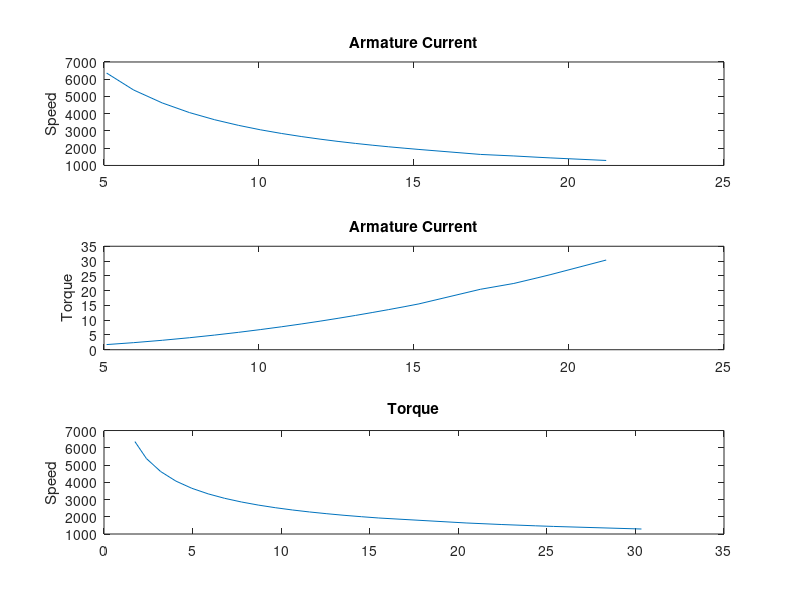

Recreate this plot in MATLAB.
Ia = [5.083, 5.957, 6.881, 7.754, 8.569, 9.334, 10.04, 10.72, 11.36, 11.97, 12.55, 13.11, 13.65, 14.17, 14.68, 15.16, 17.14, 18.22, 19, 19.39, 21.2];
Te = [1.744, 2.395, 3.196, 4.059, 4.957, 5.881, 6.808, 7.757, 8.706, 9.666, 10.63, 11.6, 12.58, 13.55, 14.54, 15.51, 20.44, 22.42, 24.37, 25.37, 30.34];
W = [666.3, 563, 484.4, 426.1, 382.5, 348.6, 321.6, 299.3, 280.6, 264.6, 250.8, 238.7, 228, 218.4, 209.8, 202, 171.8, 162.5, 154.5, 150.8, 135.1];
subplot(3,1,1)
plot(Ia,W*9.5454)
title('Armature Current')
ylabel('Speed')
subplot(3,1,2)
plot(Ia, Te)
title('Armature Current')
ylabel('Torque')
subplot(3,1,3)
plot(Te, W*9.5454)
title('Torque')
ylabel('Speed')